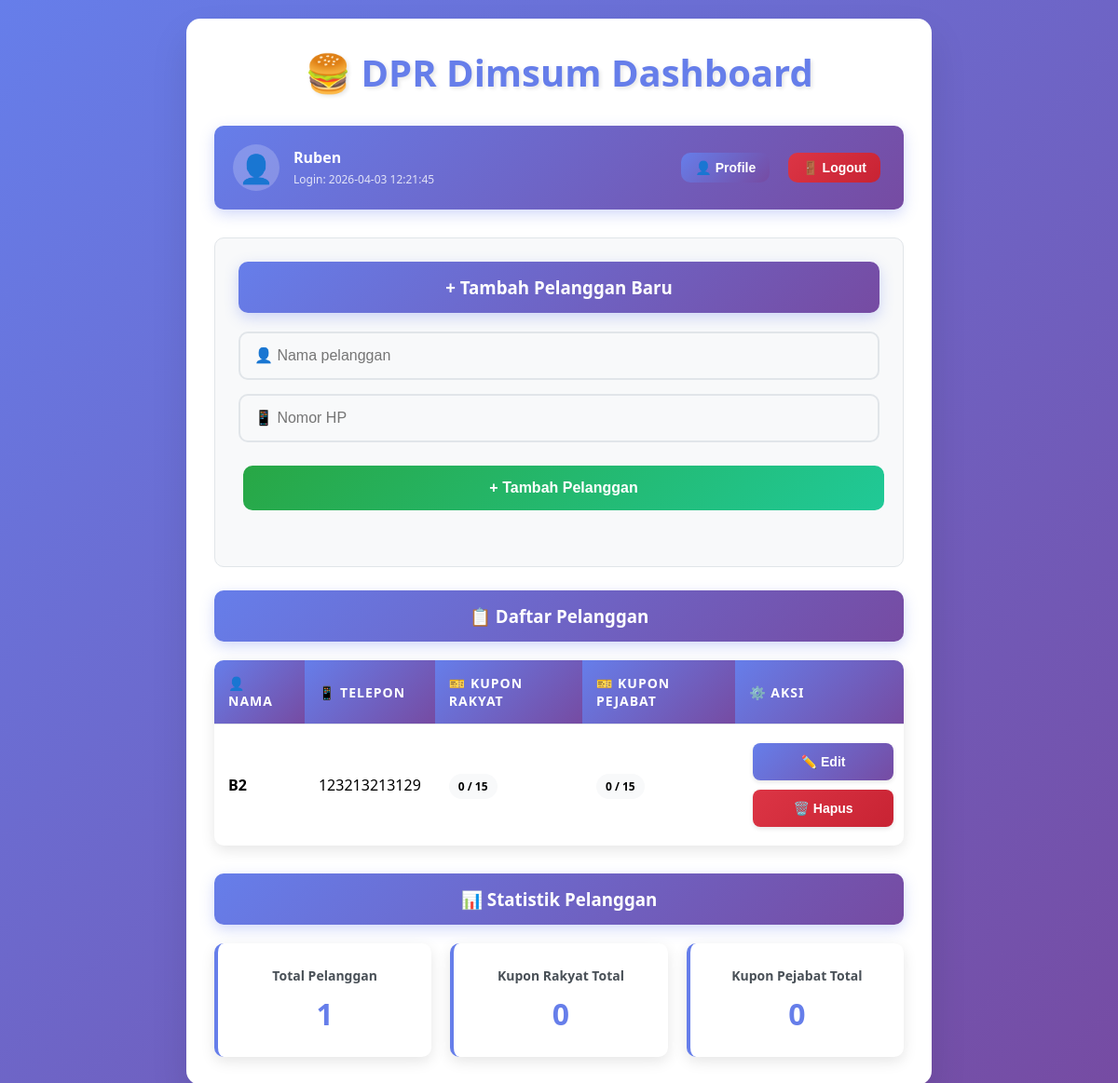
Page /dashboard (signed in) on the committed database.
### tables this page shows
CREATE TABLE customers(
        id INTEGER PRIMARY KEY AUTOINCREMENT,
        name TEXT,
        phone TEXT,
        rakyat INTEGER DEFAULT 0,
        pejabat INTEGER DEFAULT 0
    );

### app.py (the view)
@app.route("/dashboard")
def dashboard():
    if not is_logged_in():
        flash("❌ Silakan login terlebih dahulu!", "error")
        return redirect("/")
    db = get_db()
    customers = db.execute("SELECT * FROM customers ORDER BY name").fetchall()
    current_user = get_current_user()
    return render_template("dashboard.html", customers=customers, user=current_user)

### app.py (called while the page is built)
def get_db():
    conn = sqlite3.connect("database.db")
    conn.row_factory = sqlite3.Row
    return conn

def is_logged_in():
    return "login" in session and session.get("login", False)

def get_current_user():
    if is_logged_in():
        return {
            "username": session.get("username"),
            "full_name": session.get("full_name"),
            "last_login": session.get("last_login"),
        }
    return None

### templates/dashboard.html (shortened to what this page needs)
<!DOCTYPE html>
<html lang="id">
<head>
    <link rel="stylesheet" href="/static/style.css">
</head>
<body>
    <div class="container">
        <h1>🍔 DPR Dimsum Dashboard</h1>
        <div class="user-bar">
            <div class="user-info">
                <span class="user-avatar">👤</span>
                <div class="user-details">
                    <strong>{{user.full_name}}</strong>
                    <small>Login: {{user.last_login}}</small>
                </div>
            </div>
            <div class="user-actions">
                <a href="/profile" class="profile-btn">
                    <button>👤 Profile</button>
                </a>
                <a href="/logout" class="logout-btn">
                    <button class="delete-btn">🚪 Logout</button>
                </a>
            </div>
        </div>
        <div class="form-section">
            <h3><b>+</b> Tambah Pelanggan Baru</h3>
            <form action="/add_customer" method="post">
                <input type="text" name="name" placeholder="👤 Nama pelanggan" required>
                <input type="text" name="phone" placeholder="📱 Nomor HP" required>
                <button type="submit"><b>+</b> Tambah Pelanggan</button>
            </form>
        </div>
        <h3>📋 Daftar Pelanggan</h3>
        <table>
            <tr>
                <th>👤 Nama</th>
                <th>📱 Telepon</th>
                <th>🎫 Kupon Rakyat</th>
                <th>🎫 Kupon Pejabat</th>
                <th>⚙️ Aksi</th>
            </tr>
            {% for c in customers %}
            <tr>
                <td><strong>{{c.name}}</strong></td>
                <td>{{c.phone}}</td>
                <td>
                    <span class="coupon-badge {% if c.rakyat >= 15 %}coupon-complete{% endif %}">
                        {{c.rakyat}} / 15
                    </span>
                </td>
                <td>
                    <span class="coupon-badge {% if c.pejabat >= 15 %}coupon-complete{% endif %}">
                        {{c.pejabat}} / 15
                    </span>
                </td>
                <td>
                    <a href="/edit_customer/{{c.id}}">
                        <button>✏️ Edit</button>
                    </a>
                    <a href="/delete_customer/{{c.id}}"
                        onclick="return confirm('Apakah Anda yakin ingin menghapus {{c.name}}?')">
                        <button class="delete-btn">🗑️ Hapus</button>
                    </a>
                </td>
            </tr>
            {% endfor %}
        </table>
        <div class="stats-section">
            <h3>📊 Statistik Pelanggan</h3>
            <div class="stats-grid">
                <div class="stat-card">
                    <h4>Total Pelanggan</h4>
                    <span class="stat-number">{{customers|length}}</span>
                </div>
                <div class="stat-card">
                    <h4>Kupon Rakyat Total</h4>
                    <span class="stat-number">{{customers|sum(attribute='rakyat')}}</span>
                </div>
                <div class="stat-card">
                    <h4>Kupon Pejabat Total</h4>
                    <span class="stat-number">{{customers|sum(attribute='pejabat')}}</span>
                </div>
            </div>
        </div>
    </div>
</body>
</html>

### static/style.css (style rules this page uses)
* { margin: 0; padding: 0; box-sizing: border-box; }
body { font-family: "Segoe UI", Tahoma, Geneva, Verdana, sans-serif; background: linear-gradient(135deg, #667eea 0%, #764ba2 100%); min-height: 100vh; padding: 20px; }
.container { max-width: 800px; margin: 0 auto; background: white; border-radius: 15px; box-shadow: 0 20px 40px rgba(0, 0, 0, 0.1); padding: 30px; animation: slideIn 0.5s ease-out; }
h1, h2, h3 { color: hsl(0, 48%, 49%); margin-bottom: 20px; font-weight: 600; }
h1 { text-align: center; color: #667eea; font-size: 2.5em; margin-bottom: 30px; text-shadow: 2px 2px 4px rgba(0, 0, 0, 0.1); }
h3 { background: linear-gradient(135deg, #667eea, #764ba2); color: white; padding: 15px; border-radius: 10px; text-align: center; margin-bottom: 20px; box-shadow: 0 5px 15px rgba(102, 126, 234, 0.3); }
form { margin-bottom: 30px; }
input[type="text"], input[type="password"] { width: 100%; padding: 15px; border: 2px solid #e1e5e9; border-radius: 10px; font-size: 16px; margin-bottom: 15px; transition: all 0.3s ease; background: #f8f9fa; }
input[type="text"]:placeholder { color: #adb5bd; }
button { background: linear-gradient(135deg, #667eea, #764ba2); color: white; border: none; padding: 15px 30px; border-radius: 10px; font-size: 16px; font-weight: 600; cursor: pointer; transition: all 0.3s ease; margin: 5px; }
button[type="submit"] { background: linear-gradient(135deg, #28a745, #20c997); width: 100%; margin-top: 10px; }
button.delete-btn { background: linear-gradient(135deg, #dc3545, #c82333); }
table { width: 100%; border-collapse: collapse; margin: 20px 0; background: white; border-radius: 10px; overflow: hidden; box-shadow: 0 5px 15px rgba(0, 0, 0, 0.1); }
th, td { padding: 15px; text-align: left; border-bottom: 1px solid #e1e5e9; }
th { background: linear-gradient(135deg, #667eea, #764ba2); color: white; font-weight: 600; text-transform: uppercase; font-size: 14px; letter-spacing: 1px; }
tr:last-child td { border-bottom: none; }
td a { text-decoration: none; margin-right: 5px; }
td button { padding: 8px 15px; font-size: 12px; margin: 2px; }
.form-section { background: #f8f9fa; padding: 25px; border-radius: 10px; margin-bottom: 25px; border: 1px solid #e1e5e9; }

### templates/dashboard.html (style rules this page uses)
.user-bar { background: linear-gradient(135deg, #667eea, #764ba2); color: white; padding: 20px; border-radius: 10px; margin-bottom: 30px; display: flex; justify-content: space-between; align-items: center; box-shadow: 0 5px 15px rgba(102, 126, 234, 0.3); }
.user-info { display: flex; align-items: center; gap: 15px; }
.user-avatar { font-size: 30px; background: rgba(255, 255, 255, 0.2); width: 50px; height: 50px; border-radius: 50%; display: flex; align-items: center; justify-content: center; }
.user-details strong { display: block; font-size: 16px; }
.user-details small { opacity: 0.8; font-size: 12px; }
.user-actions { display: flex; gap: 10px; }
.user-actions button { padding: 8px 15px; font-size: 14px; }
.stats-section { margin-top: 30px; }
.stats-grid { display: grid; grid-template-columns: repeat(auto-fit, minmax(200px, 1fr)); gap: 20px; margin-top: 20px; }
.stat-card { background: white; padding: 25px; border-radius: 10px; box-shadow: 0 5px 15px rgba(0, 0, 0, 0.1); text-align: center; border-left: 4px solid #667eea; }
.stat-card h4 { color: #495057; margin-bottom: 10px; font-size: 14px; }
.stat-number { font-size: 32px; font-weight: bold; color: #667eea; }
.coupon-badge { background: #f8f9fa; padding: 5px 10px; border-radius: 15px; font-size: 12px; font-weight: bold; }
table td:last-child { text-align: center; vertical-align: middle; }
table td:last-child a { display: inline-block; margin: 3px 2px; width: 100%; }
table td:last-child button { width: 100%; padding: 12px 8px; font-size: 14px; font-weight: 600; border-radius: 8px; border: none; cursor: pointer; transition: all 0.3s ease; box-shadow: 0 2px 5px rgba(0, 0, 0, 0.1); white-space: nowrap; overflow: hidden; text-overflow: ellipsis; }
table td:last-child button:not(.delete-btn) { background: linear-gradient(135deg, #667eea, #764ba2); color: white; }
table td:last-child button.delete-btn { background: linear-gradient(135deg, #dc3545, #c82333); color: white; }

### rows in the picture
customers: name "B2", phone "123213213129", rakyat "0", pejabat "0"

### other values in the picture
{{ user.full_name }} "Ruben"
{{ user.last_login }} "2026-04-03 12:21:45"
{{ customers|length }} "1"
{{ customers|sum(attribute='rakyat') }} "0"
{{ customers|sum(attribute='pejabat') }} "0"
